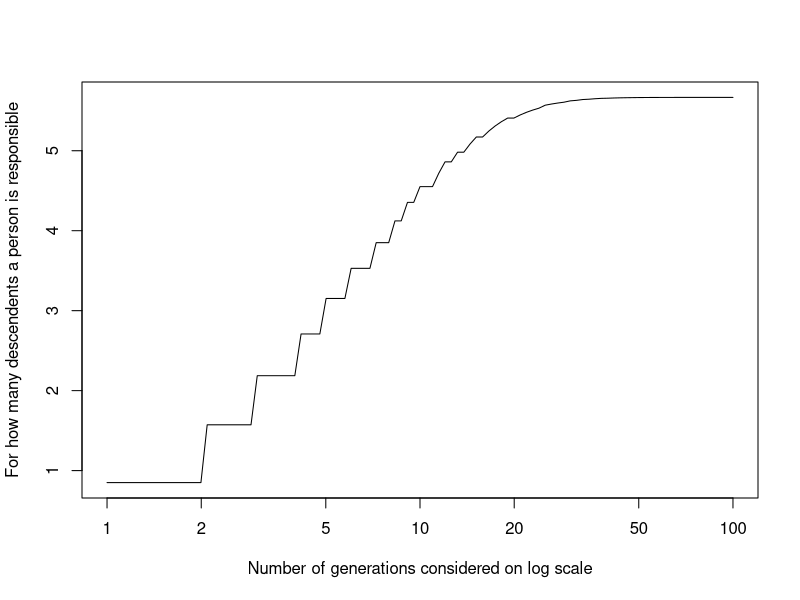
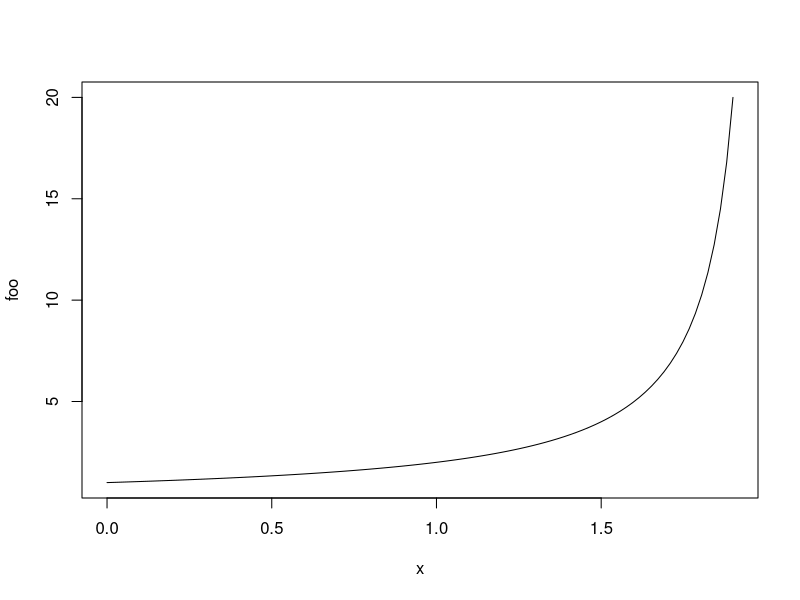

Reproduce these figures in R, in order.
## ---- chunk 1
nr_of_generations_considered <-10
nr_of_kids_per_person <- 1.7

nr_of_persons <- function(nr_of_generations_considered, nr_of_kids_per_person = 1.7) {
  responsibility_per_kid <-(1/2)^(1:nr_of_generations_considered)
  kids_per_generations <- nr_of_kids_per_person^(1:nr_of_generations_considered)
  total <- sum(responsibility_per_kid * kids_per_generations)
  return(total)
}

nr_of_persons_v <- Vectorize(nr_of_persons)

plot(nr_of_persons_v, 1, 100, log = 'x', xlab = 'Number of generations considered on log scale',
     ylab = 'For how many descendents a person is responsible')
## ---- chunk 2
foo <- function(nr_of_kids_per_person) {
  1 / (1 - (nr_of_kids_per_person / 2))
}  
plot(foo, 0, 1.9)
